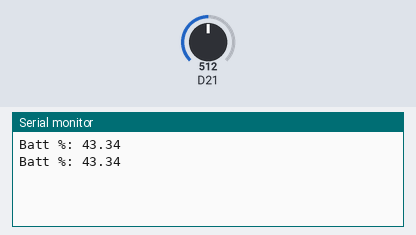
The sketch below on a simulated Arduino Zero (SAMD21). Shown: the last lines printed to the serial monitor. The test bench sets the inputs (shaded band); at power-on: D21 = 512 (analog values on the 0–1023 scale).

Above: at 1.8 s.
1.9 s: D21 set to 716
At 2.8 s:
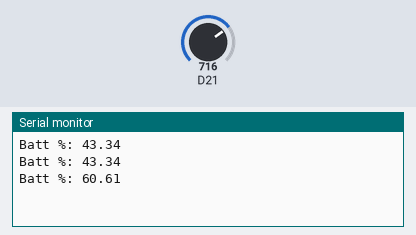
3.4 s: D21 set to 900
At 4.8 s:
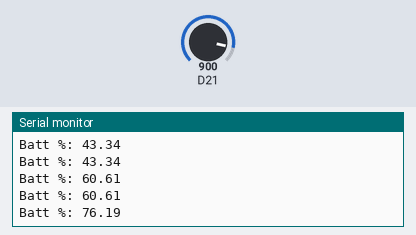
Timing chart, 0 to 6.4 s (numbered marks = the images above; inputs shaded):
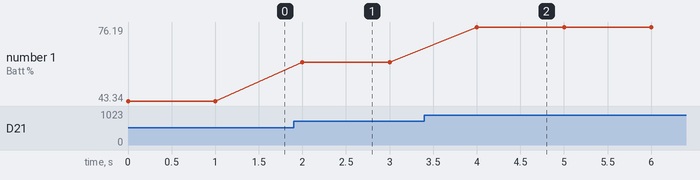

The sketch:

PollingADCBATT.ino
```cpp
const int adcPin = 7; // Example ADC pin

void setup() {
  Serial.begin(115200);
  analogReadResolution(12); // Set ADC resolution to 12 bits
}

void loop() {
  // Read the ADC value
  int adcValue = analogRead(adcPin);

  // Convert ADC value to voltage (in volts) using internal reference voltage
  float voltage = ((float)adcValue / 4095.0) * 2.6; // 1100mV is the internal reference voltage (1.1V)

  // Print the results
  Serial.print("Batt %: ");
  Serial.println((voltage/3.0)*100, 2); // Print voltage with 3 decimal places

  delay(1000); // Delay for readability
}
```

Measured:
- after the input at 1.9 s, the serial monitor: prints a new line after 0.10 s (image 1)
- after the input at 3.4 s, the serial monitor: prints a new line after 0.60 s (image 2)
- plotted number 1: 43.34 → 60.61 after the input at 1.9 s, 60.61 → 76.19 after the input at 3.4 s
